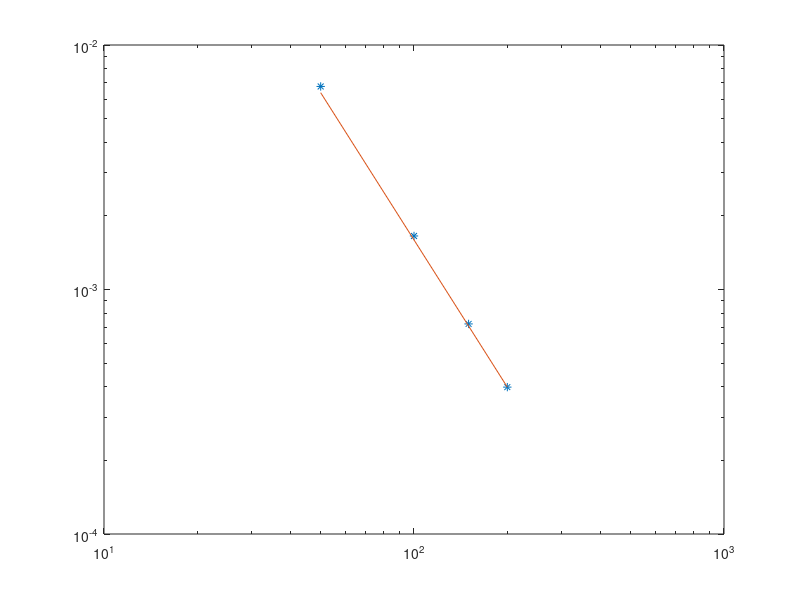

MATLAB code to generate this figure:
clear all
close all

epsilon=1/100;
rho=10; %parametri del problema

h=1/100; %dato dal testo
m=150; %h=1/(m-1)
x=linspace(0,1,m)';
Pe=h/(2*epsilon)

A = toeplitz(sparse([1,2],[1,1],[-2,1]/h^2,m,1));
B = toeplitz(sparse(2,1,-1/(2*h),m,1),...
    sparse(2,1,1/(2*h),m,1));

%% condizioni al bordo (Neumann omogenee)
A(1,1:2)=[-2,2]/h^2; 
A(m,m-1:m)=[2,-2]/h^2;

B(1,1:2) = [0,0];
B(m,m-1:m) = [0,0];


%% termine reazione
g=@(u) rho*u.*(u-0.5).*(1-u);
dg=@(u) rho*(-3*u.^2+3*u-1/2);
%% ora devo rsolvere il problema differenziale y'=epsilon*A*y+B*y+reazione, con y(t0)=y0;

y0 = 10 * x.^2.*(1-x).^2 + 0.5;

%% Risoluzione problema differenziale
tsrif=1000;
ts=tsrif;
tstar=1;
k=tstar/ts;
tol=k^2/100;
y=zeros(m,ts+1); %% y=zeros(length(y0),ts+1)
t=zeros(m,ts+1);

C=epsilon*A+B;


y(:,1)=y0;
% t(1)=0;
% t(2)=t(1)+k;
y(:,2)=y0 + k*(C*y0 + g(y0));
b2=2/3;

for n=1:ts-1
    F=@(x) x - 4/3*y(:,n+1) + 1/3*y(:,n) - b2*k*(C*x+g(x));
    J=@(x) speye(m)  - b2*k*(C+spdiags(dg(x),0,m,m));
    
    yn=y(:,n);
    yn1=y(:,n+1);
    yn2=yn1;
    
    res=-J(yn2)\F(yn2);
    
    while (norm(res,inf)>tol)
    yn2=yn2+res;
    res=-J(yn2)\F(yn2);    
    end
    yn2=yn2+res;
    
    y(:,n+2)=yn2;
    
end

yrif=y;

% for j=1:ts+1
%     plot(x,y(:,j))
%     axis([0,0.2,0,1])
%       pause(0.1)
% end

count=0;
tsrange=50:50:200;

for ts=tsrange
    count=count+1;
    k=tstar/ts;
    tol=k^2/100;
    y=zeros(m,ts+1);
    t=zeros(1,ts+1);



    
    y(:,1)=y0;
    % t(1)=0;
    % t(2)=t(1)+k;
    y(:,2)=y0 + k*(C*y0 + g(y0)); %Eulero O(k^2);
    b2=2/3;

for n=1:ts-1
    F=@(x) x - 4/3*y(:,n+1) + 1/3*y(:,n) - b2*k*(C*x+g(x));
    J=@(x) speye(m)  - b2*k*(C+spdiags(dg(x),0,m,m));
    
    yn=y(:,n);
    yn1=y(:,n+1);
    yn2=yn1;
    
    res=-J(yn2)\F(yn2);
    
    while (norm(res,inf)>tol)
    yn2=yn2+res;
    res=-J(yn2)\F(yn2);    
    end
    yn2=yn2+res;
    y(:,n+2)=yn2;
end 
   err(count)=norm(yrif(:,tsrif+1)-y(:,ts+1),inf); 
    
end


loglog(tsrange,err,'*',...
    tsrange,err(end)*(tsrange/tsrange(end)).^(-2))
